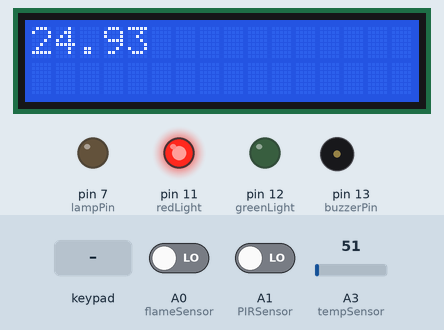
Recording of a sketch running on a simulated Arduino Mega 2560, built with avr-gcc and run on an emulated ATmega2560. On the bench: 16×2 character LCD, output pins drawn as LEDs (lit = HIGH), buzzer (waves = sounding, pin HIGH). The test bench sets the inputs (shaded band); at power-on: A0 (flameSensor) LOW, A1 (PIRSensor) LOW, A3 (tempSensor) = 51.

Above: at 1.2 s.
1.3 s: A0 (flameSensor) driven HIGH
At 2.4 s:
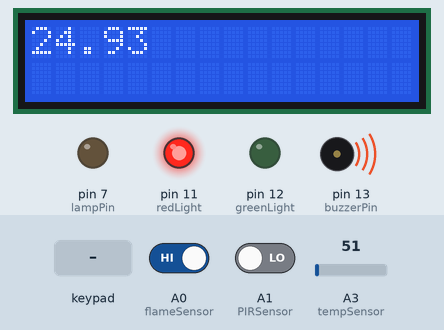
4.0 s: A1 (PIRSensor) driven HIGH
At 5.0 s:
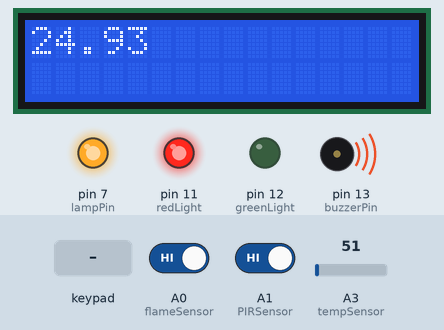
6.6 s: keypad keys 1 2 3 4 pressed 0.738 s apart
At 12.1 s:
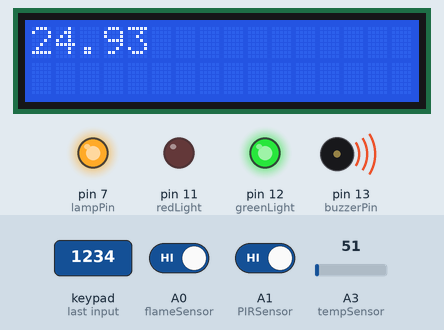
12.6 s: A0 (flameSensor) driven LOW
At 13.6 s:
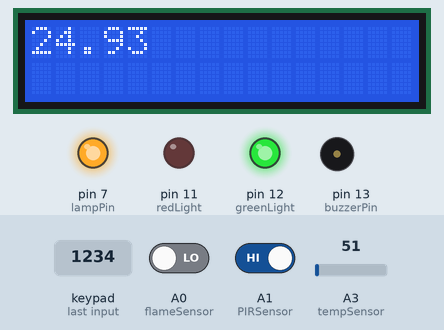
15.2 s: keypad keys 2 5 2 6 2 7 2 8 pressed 0.738 s apart
At 20.8 s:
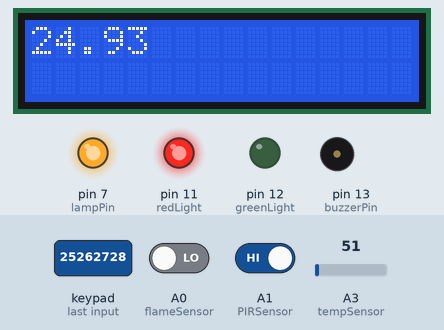
22.6 s: A3 (tempSensor) set to 61
At 23.4 s:
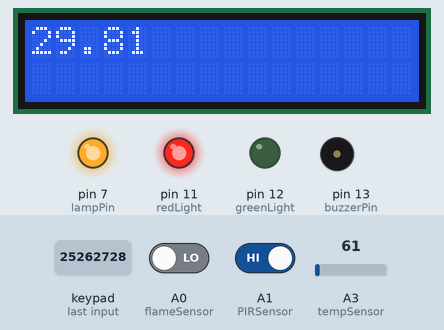
Timing chart, 0 to 25.5 s (numbered marks = the images above; inputs shaded):
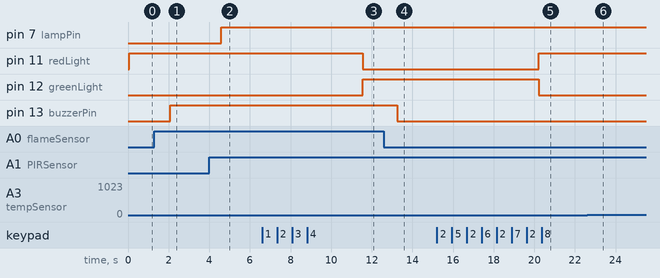

The sketch:

prolab.ino
```cpp
#include <LiquidCrystal.h>
#include <Keypad.h>  //kütüphaneyi eredLightik

LiquidCrystal lcd(50, 51, 3, 4, 5, 6);

int buzzerPin = 13;
int lampPin = 7;
int redLight = 11;
int greenLight =12;

int flameSensor = A0;
int flame_detected;

int PIRSensor = A1;
int PIR_detected;

int tempSensor= 3;
int val;

char sifremiz[4] = {'1', '2', '3', '4'}; //sifremizi oluşturduk
char girilensifre[4]; //kullanının gireceği şifreyi tutacak olan değişkenimiz
int i=0;

const byte satir=4;  // satır sayımızı yazdık
const byte sutun=3;  // sutun sayımızı yazdık
char tus_takimi[satir][sutun]={
  {'1','2','3'},
  {'4','5','6'},
  {'7','8','9'},
  {'*','0','#'}
  };


char tus;
byte satir_pinleri[satir]={25,26,27,28};  //satırları bağladığımız pinler
byte sutun_pinleri[satir]={24,23,22};  //sutunları bagladığımız pinler

Keypad tuslarim=Keypad(makeKeymap(tus_takimi),satir_pinleri,sutun_pinleri,satir, sutun);

void setup() {
  pinMode(buzzerPin,OUTPUT);
  pinMode(lampPin,OUTPUT);
  pinMode(redLight,OUTPUT);
  pinMode(greenLight,OUTPUT);
  pinMode(flameSensor, INPUT);
  pinMode(PIRSensor, INPUT);
  Serial1.begin(9600);
  lcd.begin(16, 2);
  digitalWrite(redLight,1);
}

void loop() {
  flame_detected = digitalRead(flameSensor);
  PIR_detected = digitalRead(PIRSensor);

  val = analogRead(tempSensor);
  float mv = (val / 1023.0 )* 5000;
  float sicaklik = mv /10;
  //Serial1.println("Sicaklik = "+String(sicaklik, 3)+"*C");

  /*if(sicaklik > 30){
    Serial1.println("Sicaklik yükseldi");
  }else if(sicaklik < 20){
    Serial1.println("Sicaklik dustu");
  }else if(sicaklik > 20 && sicaklik < 30){
    Serial1.println("Sicaklik Normal");
  }*/

  lcd.print(sicaklik);
  delay(500);
  lcd.clear();


  if (flame_detected == 1)
  {
    digitalWrite(buzzerPin,HIGH);
  }else{
    digitalWrite(buzzerPin,LOW);
  }

  if (PIR_detected == 1)
  {
    digitalWrite(lampPin,HIGH);
  }else{
    digitalWrite(lampPin,LOW);
  }

  tus=tuslarim.getKey();  //herhangi bir tuşa basıldığında tus isimli değişken bunu hafızaya alacak.
  if (tus)    //herhangi bir tuşa basıldığında
  {
    girilensifre[i++] = tus;
    delay(100);
    String pass;
    for(int x=0;x<i;x++){
      pass += "*";
    }
    Serial1.println(tus);  //seri ekrana yaz
  }

  if (i == 4)
  {
    if ((strncmp(girilensifre, sifremiz, 4) == 0))   // iki değişken içindeki değerlerin aynı olup olmadığını karşılaştırıyor. Aynı ise 0 değeri geliyor.
        {
          digitalWrite(redLight,0);
          digitalWrite(greenLight,1);
          //şifre doğru girildiyse yeşil led yansın.
          Serial1.println("Dugru sifre girdiniz");
          delay(200);
          i=0;  //i değerini 0'a eşitlemezsek, sadece bir kez şifre girmeye müsade eder. çünkü i==4 bir daha gerçekleşmez.
       }

    else
      {
        digitalWrite(redLight,1);
        digitalWrite(greenLight,0);
         //şifre yanlış girildiyse kırmızı led yansın.
        Serial1.println("Yanlis sifre girdiniz");
        delay(200);
         i=0; //i değerini 0'a eşitlemezsek, sadece bir kez şifre girmeye müsade eder. çünkü i==4 bir daha gerçekleşmez.
        }
  }
}
```

Measured:
- after the input at 1.3 s, pin 13 (buzzerPin): LOW → HIGH after 0.78 s
- after the input at 4.0 s, pin 7 (lampPin): LOW → HIGH after 0.60 s
- after the input at 6.6 s, pin 11 (redLight): HIGH → LOW after 4.9 s; pin 12 (greenLight): LOW → HIGH after 4.9 s
- after the input at 12.6 s, pin 13 (buzzerPin): HIGH → LOW after 0.66 s
- after the input at 15.2 s, pin 11 (redLight): LOW → HIGH after 5.0 s; pin 12 (greenLight): HIGH → LOW after 5.0 s
- after the input at 22.6 s, the display: first differs from a run without the input after 0.43 s (image 6)
- what the display in image 1 shows lasts 0.5 s, from 2.1 s to 2.6 s
